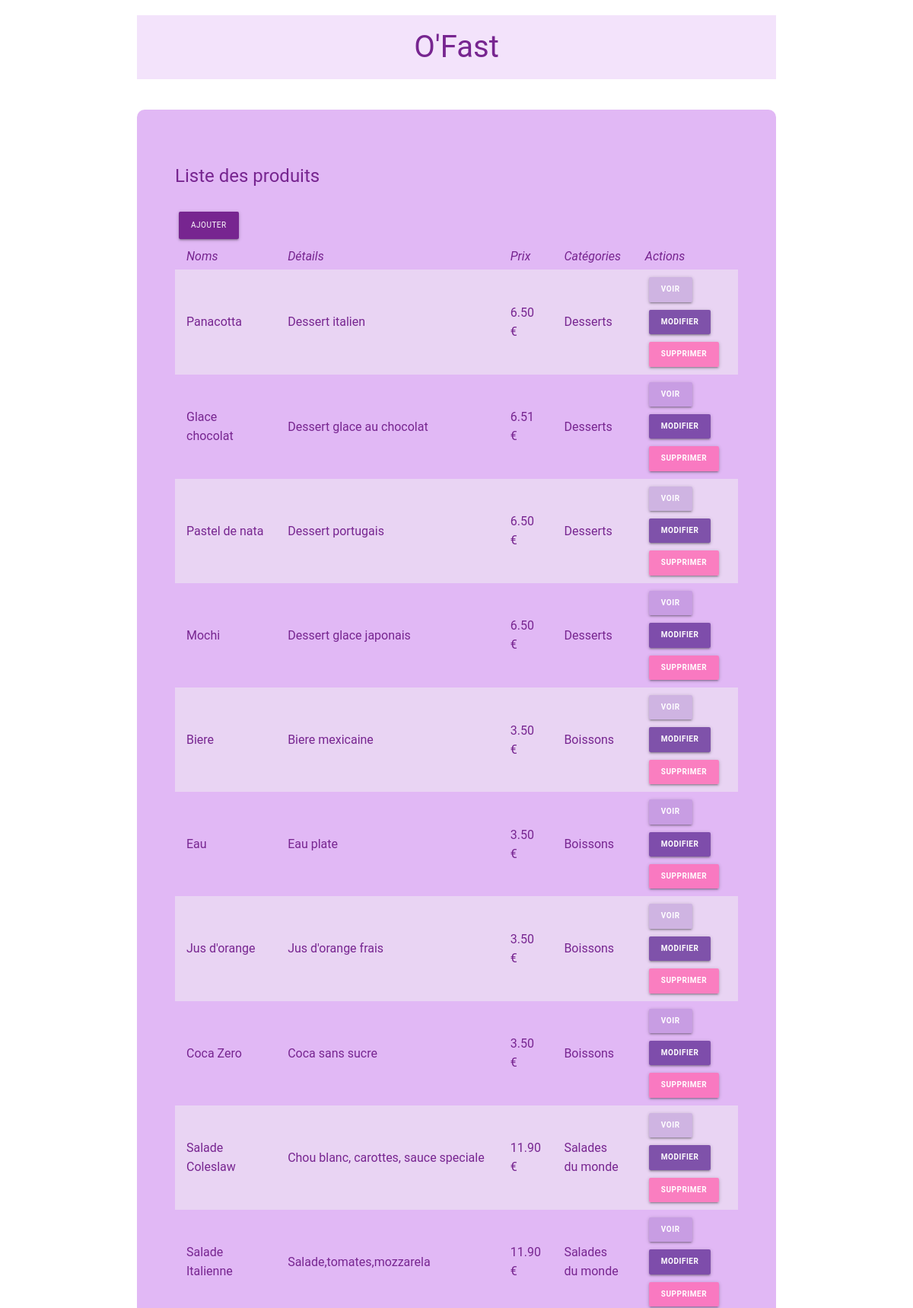
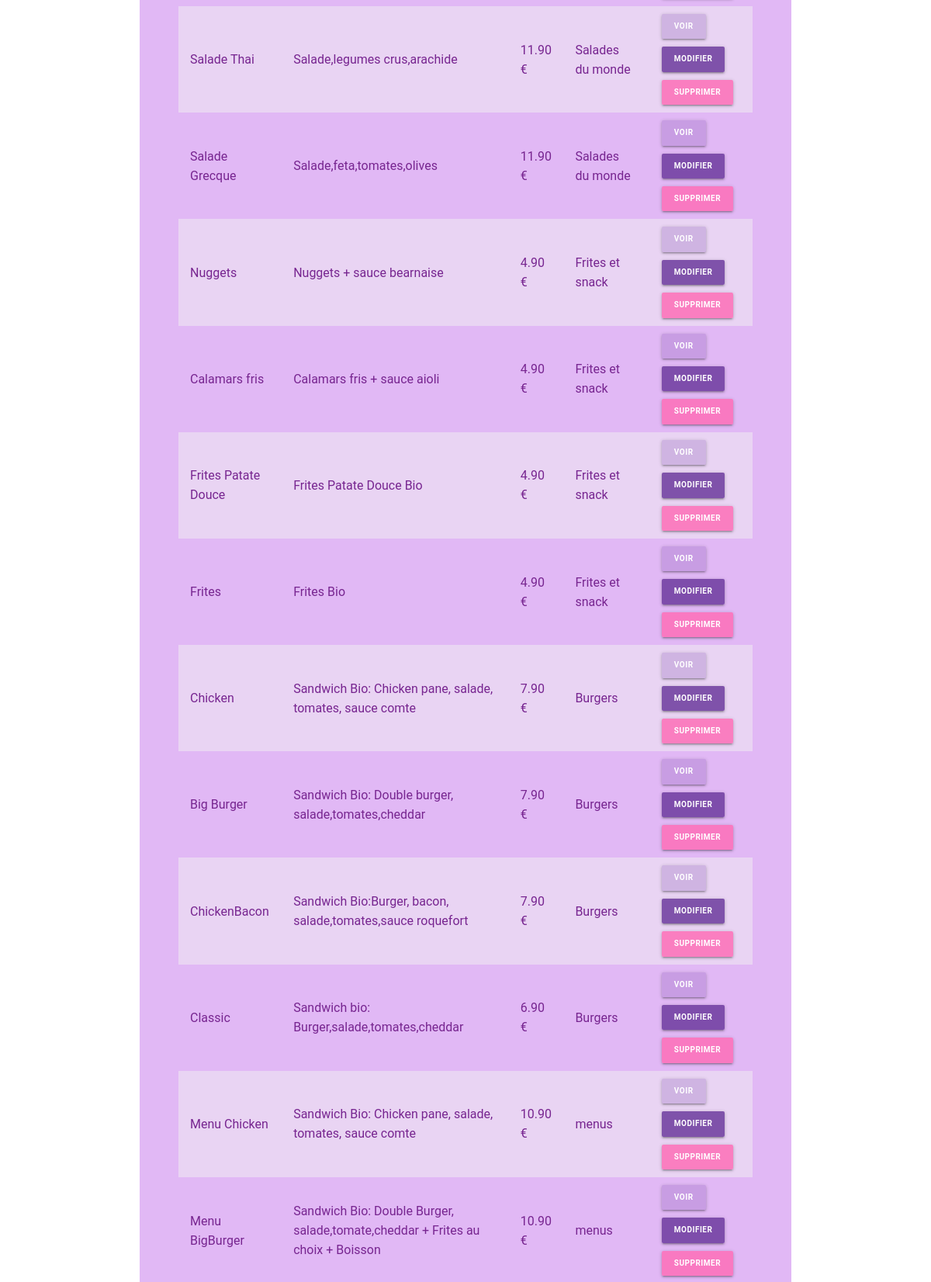
The app's page /admin/index.php (upper part) with its own data (2 pictures, top to bottom).
### tables this page shows
CREATE TABLE IF NOT EXISTS `items` (
  `id` int(11) NOT NULL AUTO_INCREMENT,
  `name` varchar(100) NOT NULL,
  `description` varchar(250) NOT NULL,
  `price` float NOT NULL,
  `image` varchar(250) NOT NULL,
  `category` int(11) NOT NULL,
  PRIMARY KEY (`id`),
  KEY `category` (`category`)
);

CREATE TABLE IF NOT EXISTS `categories` (
  `id` int(11) NOT NULL AUTO_INCREMENT,
  `name` varchar(100) NOT NULL,
  PRIMARY KEY (`id`)
);

### admin/index.php (called while the page is built, shortened)
<?php
    $db = Database::connect();
    $statement = $db->query('SELECT items.id, items.name, items.description, items.price, items.image, categories.name AS category
                            FROM items LEFT JOIN categories ON items.category = categories.id
                            ORDER BY items.id DESC');
    $items = $statement->fetchAll();
    include 'layout.phtml';
?>

### admin/index.phtml (the view, shortened to what this page needs)
    <div class="container admin">
        <div class="row">
            <h2>Liste des produits</h2>
            <a href="insert.php"class="waves-effect waves-light btn">Ajouter</a>
            <table class="striped responsive-table">
                <thead>
                    <tr>
                        <th>Noms</th>
                        <th>Détails</th>
                        <th>Prix</th>
                        <th>Catégories</th>
                        <th>Actions</th>
                    </tr>
                </thead>
                <tbody>
                    <?php
                         foreach($items as $item)
                            {
                                echo '<tr>';
                                echo '<td>'. $item['name'] .'</td>';
                                echo'<td>'. $item['description'] .'</td>';
                                echo'<td>' . number_format((float) $item['price'],2,'.','') .' €'.'</td>';
                                echo'<td>'. $item['category'].'</td>';
                                echo'<td class="button_td">';
                                    echo '<a class="waves-effect waves-light btn-small buttView" href="view.php?id='. $item['id'] . '" >Voir</a>';
                                    echo '<a class="waves-effect waves-light btn-small buttMod" href="update.php?id='. $item['id'] . '">Modifier</a>';
                                    echo '<a class="waves-effect waves-light btn-small buttSup" href="delete.php?id='. $item['id'] . '">Supprimer</a>';
                                echo '</td>';
                                echo '</tr>';
                            }
                    ?>
                </tbody>
            </table>
        </div>
    </div>
</body>
</html>

### css/style.css (style rules this page uses)
html { font-size: 62.5%; }
body { box-sizing: border-box; font-family: 'Open Sans', sans-serif; font-family: 'Roboto', sans-serif; width: 100%; font-size: 1.6em; line-height: 25px; color: #772590; }
.admin { background-color: #e1b8f5; padding:50px; margin-bottom:40px; border-radius: 10px; }
.admin h2 { font-size: 1.5em; padding-bottom:15px; }
.admin thead tr th { padding:5px 15px; font-style: italic; }
.admin table td { padding:5px 15px; }
.admin .waves-effect { font-size:10px; margin:5px 5px; background-color:#772590; color:#ffffff; }
.admin .waves-effect.buttView { background-color:rgba(102,51,153, 0.2); color: #ffffff; font-weight: 600; }
.admin .waves-effect.buttMod { background-color:rgba(102,51,153, 0.8); color: #ffffff; font-weight: 600; }
.admin .waves-effect.buttSup { background-color :rgba(255,105,180, 0.8); color: #ffffff; font-weight: 600; }

### records on screen
items: name "Panacotta", description "Dessert italien", price "6.50", categories.name "Desserts"
items: name "Glace chocolat", description "Dessert glace au chocolat", price "6.51", categories.name "Desserts"
items: name "Pastel de nata", description "Dessert portugais", price "6.50", categories.name "Desserts"
items: name "Mochi", description "Dessert glace japonais", price "6.50", categories.name "Desserts"
items: name "Biere", description "Biere mexicaine", price "3.50", categories.name "Boissons"
items: name "Eau", description "Eau plate", price "3.50", categories.name "Boissons"
items: name "Jus d'orange", description "Jus d'orange frais", price "3.50", categories.name "Boissons"
items: name "Coca Zero", description "Coca sans sucre", price "3.50", categories.name "Boissons"
items: name "Salade Coleslaw", description "Chou blanc, carottes, sauce speciale", price "11.90", categories.name "Salades du monde"
items: name "Salade Italienne", description "Salade,tomates,mozzarela", price "11.90", categories.name "Salades du monde"
items: name "Salade Thai", description "Salade,legumes crus,arachide", price "11.90", categories.name "Salades du monde"
items: name "Salade Grecque", description "Salade,feta,tomates,olives", price "11.90", categories.name "Salades du monde"
items: name "Nuggets", description "Nuggets + sauce bearnaise", price "4.90", categories.name "Frites et snack"
items: name "Calamars fris", description "Calamars fris + sauce aioli", price "4.90", categories.name "Frites et snack"
items: name "Frites Patate Douce", description "Frites Patate Douce Bio", price "4.90", categories.name "Frites et snack"
items: name "Frites", description "Frites Bio", price "4.90", categories.name "Frites et snack"
items: name "Chicken", description "Sandwich Bio: Chicken pane, salade, tomates, sauce comte", price "7.90", categories.name "Burgers"
items: name "Big Burger", description "Sandwich Bio: Double burger, salade,tomates,cheddar", price "7.90", categories.name "Burgers"
items: name "ChickenBacon", description "Sandwich Bio:Burger, bacon, salade,tomates,sauce roquefort", price "7.90", categories.name "Burgers"
items: name "Classic", description "Sandwich bio: Burger,salade,tomates,cheddar", price "6.90", categories.name "Burgers"
items: name "Menu Chicken", description "Sandwich Bio: Chicken pane, salade, tomates, sauce comte", price "10.90", categories.name "menus"
items: name "Menu BigBurger", description "Sandwich Bio: Double Burger, salade,tomate,cheddar + Frites au choix + Boisson", price "10.90", categories.name "menus"
